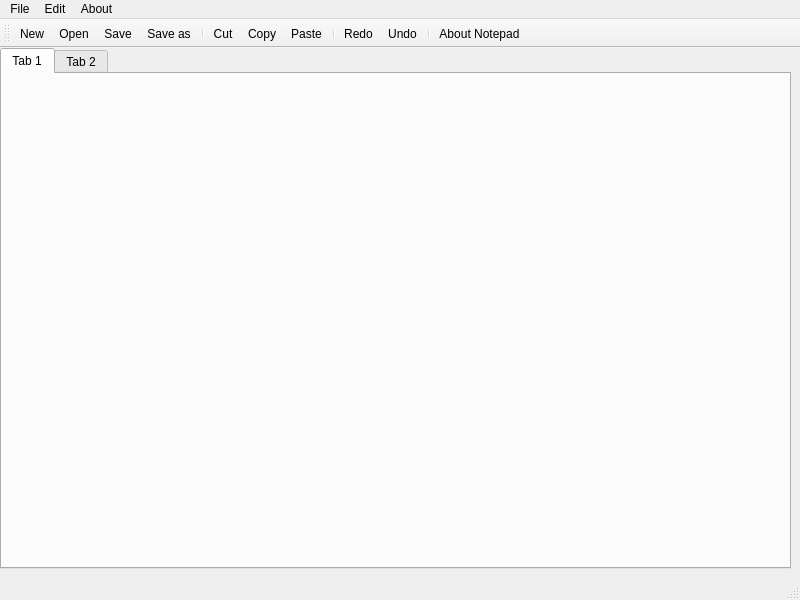
<?xml version="1.0" encoding="UTF-8"?>
<ui version="4.0">
 <class>MainWindow</class>
 <widget class="QMainWindow" name="MainWindow">
  <property name="geometry">
   <rect>
    <x>0</x>
    <y>0</y>
    <width>800</width>
    <height>600</height>
   </rect>
  </property>
  <property name="windowTitle">
   <string>MainWindow</string>
  </property>
  <widget class="QWidget" name="centralwidget">
   <widget class="QTabWidget" name="tabWidget">
    <property name="geometry">
     <rect>
      <x>0</x>
      <y>0</y>
      <width>791</width>
      <height>521</height>
     </rect>
    </property>
    <property name="currentIndex">
     <number>0</number>
    </property>
    <widget class="QWidget" name="tab">
     <attribute name="title">
      <string>Tab 1</string>
     </attribute>
    </widget>
    <widget class="QWidget" name="tab_2">
     <attribute name="title">
      <string>Tab 2</string>
     </attribute>
    </widget>
   </widget>
  </widget>
  <widget class="QMenuBar" name="menubar">
   <property name="geometry">
    <rect>
     <x>0</x>
     <y>0</y>
     <width>800</width>
     <height>21</height>
    </rect>
   </property>
   <widget class="QMenu" name="menuFile">
    <property name="title">
     <string>File</string>
    </property>
    <addaction name="actionNew"/>
    <addaction name="actionOpen"/>
    <addaction name="actionSave"/>
    <addaction name="actionSave_As"/>
   </widget>
   <widget class="QMenu" name="menuEdit">
    <property name="title">
     <string>Edit</string>
    </property>
    <addaction name="actionCopy"/>
    <addaction name="actionPaste"/>
    <addaction name="actionCut"/>
    <addaction name="separator"/>
    <addaction name="actionRedo"/>
    <addaction name="actionUndo"/>
   </widget>
   <widget class="QMenu" name="menuAbout">
    <property name="title">
     <string>About</string>
    </property>
    <addaction name="actionNotepad"/>
   </widget>
   <addaction name="menuFile"/>
   <addaction name="menuEdit"/>
   <addaction name="menuAbout"/>
  </widget>
  <widget class="QStatusBar" name="statusbar"/>
  <widget class="QToolBar" name="toolBar">
   <property name="windowTitle">
    <string>toolBar</string>
   </property>
   <attribute name="toolBarArea">
    <enum>TopToolBarArea</enum>
   </attribute>
   <attribute name="toolBarBreak">
    <bool>false</bool>
   </attribute>
   <addaction name="actionNew"/>
   <addaction name="actionOpen"/>
   <addaction name="actionSave"/>
   <addaction name="actionSave_As"/>
   <addaction name="separator"/>
   <addaction name="actionCut"/>
   <addaction name="actionCopy"/>
   <addaction name="actionPaste"/>
   <addaction name="separator"/>
   <addaction name="actionRedo"/>
   <addaction name="actionUndo"/>
   <addaction name="separator"/>
   <addaction name="actionNotepad"/>
  </widget>
  <action name="actionKes">
   <property name="icon">
    <iconset theme="edit-cut"/>
   </property>
   <property name="text">
    <string>Kes</string>
   </property>
   <property name="shortcut">
    <string>Ctrl+X</string>
   </property>
   <property name="menuRole">
    <enum>QAction::MenuRole::NoRole</enum>
   </property>
  </action>
  <action name="actionKopyala">
   <property name="checkable">
    <bool>false</bool>
   </property>
   <property name="checked">
    <bool>false</bool>
   </property>
   <property name="icon">
    <iconset theme="QIcon::ThemeIcon::EditCopy"/>
   </property>
   <property name="text">
    <string>Kopyala</string>
   </property>
   <property name="toolTip">
    <string>Kopyala</string>
   </property>
   <property name="shortcut">
    <string>Ctrl+C</string>
   </property>
   <property name="menuRole">
    <enum>QAction::MenuRole::NoRole</enum>
   </property>
  </action>
  <action name="actionYapistir">
   <property name="icon">
    <iconset theme="QIcon::ThemeIcon::EditPaste"/>
   </property>
   <property name="text">
    <string>Yapistir</string>
   </property>
   <property name="toolTip">
    <string>Yapistir</string>
   </property>
   <property name="shortcut">
    <string>Ctrl+V</string>
   </property>
   <property name="menuRole">
    <enum>QAction::MenuRole::NoRole</enum>
   </property>
  </action>
  <action name="actionTumSec">
   <property name="icon">
    <iconset theme="QIcon::ThemeIcon::EditSelectAll"/>
   </property>
   <property name="text">
    <string>TumSec</string>
   </property>
   <property name="toolTip">
    <string>Tümünü seç</string>
   </property>
   <property name="shortcut">
    <string>Ctrl+A</string>
   </property>
   <property name="menuRole">
    <enum>QAction::MenuRole::NoRole</enum>
   </property>
  </action>
  <action name="actionNew">
   <property name="icon">
    <iconset theme="QIcon::ThemeIcon::DocumentNew"/>
   </property>
   <property name="text">
    <string>New</string>
   </property>
   <property name="shortcut">
    <string>Ctrl+N</string>
   </property>
  </action>
  <action name="actionOpen">
   <property name="icon">
    <iconset theme="QIcon::ThemeIcon::DocumentOpen"/>
   </property>
   <property name="text">
    <string>Open</string>
   </property>
   <property name="shortcut">
    <string>Ctrl+O</string>
   </property>
  </action>
  <action name="actionSave">
   <property name="icon">
    <iconset theme="QIcon::ThemeIcon::DocumentSave"/>
   </property>
   <property name="text">
    <string>Save</string>
   </property>
   <property name="shortcut">
    <string>Ctrl+S</string>
   </property>
  </action>
  <action name="actionSave_As">
   <property name="icon">
    <iconset theme="QIcon::ThemeIcon::DocumentSaveAs"/>
   </property>
   <property name="text">
    <string>Save as</string>
   </property>
   <property name="shortcut">
    <string>Ctrl+T</string>
   </property>
  </action>
  <action name="actionCopy">
   <property name="icon">
    <iconset theme="QIcon::ThemeIcon::EditCopy"/>
   </property>
   <property name="text">
    <string>Copy</string>
   </property>
   <property name="shortcut">
    <string>Ctrl+C</string>
   </property>
  </action>
  <action name="actionPaste">
   <property name="icon">
    <iconset theme="QIcon::ThemeIcon::EditPaste"/>
   </property>
   <property name="text">
    <string>Paste</string>
   </property>
   <property name="shortcut">
    <string>Ctrl+V</string>
   </property>
  </action>
  <action name="actionCut">
   <property name="icon">
    <iconset theme="QIcon::ThemeIcon::EditCut"/>
   </property>
   <property name="text">
    <string>Cut</string>
   </property>
   <property name="shortcut">
    <string>Ctrl+X</string>
   </property>
  </action>
  <action name="actionRedo">
   <property name="icon">
    <iconset theme="QIcon::ThemeIcon::EditRedo"/>
   </property>
   <property name="text">
    <string>Redo</string>
   </property>
   <property name="shortcut">
    <string>Ctrl+Y</string>
   </property>
  </action>
  <action name="actionUndo">
   <property name="icon">
    <iconset theme="QIcon::ThemeIcon::EditUndo"/>
   </property>
   <property name="text">
    <string>Undo</string>
   </property>
   <property name="shortcut">
    <string>Ctrl+Z</string>
   </property>
  </action>
  <action name="actionNotepad">
   <property name="icon">
    <iconset theme="QIcon::ThemeIcon::HelpAbout"/>
   </property>
   <property name="text">
    <string>About Notepad</string>
   </property>
  </action>
 </widget>
 <resources/>
 <connections/>
</ui>
